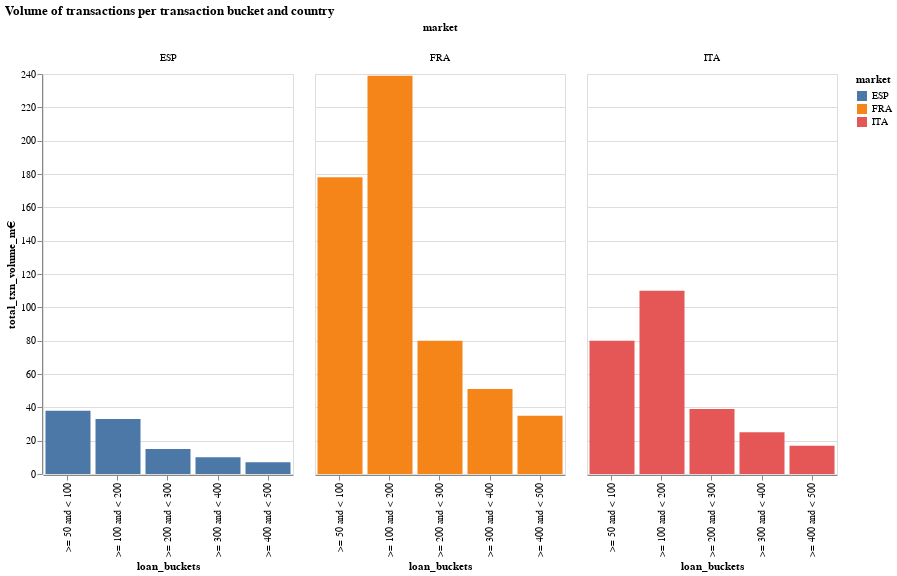

The notebook cell this image was saved under:
### Code cell
af.column_multi(
    txn_bucket_df,
    "market:N",
    "loan_buckets:N",
    "total_txn_volume_m€:Q",
    "market:N",
    250,
    400,
    "x",
).properties(title="Volume of transactions per transaction bucket and country")

### Figure 1 — Vega-Lite specification as saved in the notebook (floating-point values rounded to 4 significant figures)
{"config": {"view": {"continuousWidth": 400, "continuousHeight": 300}}, "data": {"name": "data-5a050bc78164591db9c74a51ee7141d5"}, "mark": "bar", "encoding": {"color": {"type": "nominal", "field": "market"}, "column": {"type": "nominal", "field": "market"}, "tooltip": {"type": "quantitative", "field": "total_txn_volume_m€"}, "x": {"type": "nominal", "field": "loan_buckets", "sort": "x"}, "y": {"type": "quantitative", "field": "total_txn_volume_m€"}}, "height": 400, "title": "Volume of transactions per transaction bucket and country", "width": 250, "$schema": "https://vega.github.io/schema/vega-lite/v4.8.1.json", "datasets": {"data-5a050bc78164591db9c74a51ee7141d5": [{"market": "FRA", "loan_buckets": " >= 50 and < 100", "total_txn_volume_m€": 178.0, "avg_volume_per_user": 256.1, "avg_txns_per_user": 3.704, "avg_volume_per_txn": 69.14}, {"market": "ITA", "loan_buckets": " >= 50 and < 100", "total_txn_volume_m€": 80.0, "avg_volume_per_user": 239.4, "avg_txns_per_user": 3.456, "avg_volume_per_txn": 69.28}, {"market": "ESP", "loan_buckets": " >= 50 and < 100", "total_txn_volume_m€": 38.0, "avg_volume_per_user": 220.8, "avg_txns_per_user": 3.214, "avg_volume_per_txn": 68.71}, {"market": "FRA", "loan_buckets": ">= 100 and < 200", "total_txn_volume_m€": 239.0, "avg_volume_per_user": 503.9, "avg_txns_per_user": 3.745, "avg_volume_per_txn": 134.6}, {"market": "ITA", "loan_buckets": ">= 100 and < 200", "total_txn_volume_m€": 110.0, "avg_volume_per_user": 461.1, "avg_txns_per_user": 3.696, "avg_volume_per_txn": 124.8}, {"market": "ESP", "loan_buckets": ">= 100 and < 200", "total_txn_volume_m€": 33.0, "avg_volume_per_user": 352.4, "avg_txns_per_user": 2.591, "avg_volume_per_txn": 136.0}, {"market": "FRA", "loan_buckets": ">= 200 and < 300", "total_txn_volume_m€": 80.0, "avg_volume_per_user": 614.7, "avg_txns_per_user": 2.551, "avg_volume_per_txn": 241.0}, {"market": "ITA", "loan_buckets": ">= 200 and < 300", "total_txn_volume_m€": 39.0, "avg_volume_per_user": 586.3, "avg_txns_per_user": 2.438, "avg_volume_per_txn": 240.5}, {"market": "ESP", "loan_buckets": ">= 200 and < 300", "total_txn_volume_m€": 15.0, "avg_volume_per_user": 494.4, "avg_txns_per_user": 2.046, "avg_volume_per_txn": 241.7}, {"market": "FRA", "loan_buckets": ">= 300 and < 400", "total_txn_volume_m€": 51.0, "avg_volume_per_user": 799.4, "avg_txns_per_user": 2.331, "avg_volume_per_txn": 342.9}, {"market": "ESP", "loan_buckets": ">= 300 and < 400", "total_txn_volume_m€": 10.0, "avg_volume_per_user": 660.0, "avg_txns_per_user": 1.918, "avg_volume_per_txn": 344.1}, {"market": "ITA", "loan_buckets": ">= 300 and < 400", "total_txn_volume_m€": 25.0, "avg_volume_per_user": 791.1, "avg_txns_per_user": 2.307, "avg_volume_per_txn": 342.9}, {"market": "FRA", "loan_buckets": ">= 400 and < 500", "total_txn_volume_m€": 35.0, "avg_volume_per_user": 997.6, "avg_txns_per_user": 2.247, "avg_volume_per_txn": 444.1}, {"market": "ESP", "loan_buckets": ">= 400 and < 500", "total_txn_volume_m€": 7.0, "avg_volume_per_user": 823.6, "avg_txns_per_user": 1.849, "avg_volume_per_txn": 445.3}, {"market": "ITA", "loan_buckets": ">= 400 and < 500", "total_txn_volume_m€": 17.0, "avg_volume_per_user": 967.0, "avg_txns_per_user": 2.175, "avg_volume_per_txn": 444.6}]}}
